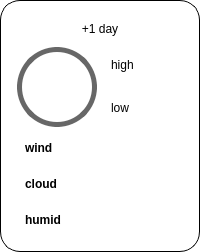
                      <widget class="QFrame" name="frame_15">
                       <property name="styleSheet">
                        <string notr="true">background-color: transparent;
color: #000000;
padding: 5px;
border-radius: 20px;
border: rgb(0, 0, 0);
border: 1px solid black;</string>
                       </property>
                       <property name="frameShape">
                        <enum>QFrame::Shape::StyledPanel</enum>
                       </property>
                       <property name="frameShadow">
                        <enum>QFrame::Shadow::Raised</enum>
                       </property>
                       <layout class="QGridLayout" name="gridLayout_2">
                        <item row="4" column="0" colspan="2">
                         <widget class="QLabel" name="forecast2_cloud_1">
                          <property name="minimumSize">
                           <size>
                            <width>0</width>
                            <height>30</height>
                           </size>
                          </property>
                          <property name="font">
                           <font>
                            <family>Segoe UI</family>
                            <pointsize>9</pointsize>
                            <bold>true</bold>
                           </font>
                          </property>
                          <property name="styleSheet">
                           <string notr="true">color: #000000;border: none;</string>
                          </property>
                          <property name="text">
                           <string>&lt;html&gt;&lt;head/&gt;&lt;body&gt;&lt;p&gt;cloud&lt;/p&gt;&lt;/body&gt;&lt;/html&gt;</string>
                          </property>
                         </widget>
                        </item>
                        <item row="1" column="1">
                         <widget class="QLabel" name="forecast2_high_1">
                          <property name="styleSheet">
                           <string notr="true">border:none;</string>
                          </property>
                          <property name="text">
                           <string>&lt;html&gt;&lt;head/&gt;&lt;body&gt;&lt;p&gt;high&lt;/p&gt;&lt;/body&gt;&lt;/html&gt;</string>
                          </property>
                         </widget>
                        </item>
                        <item row="0" column="0" colspan="2">
                         <widget class="QLabel" name="day_number_1">
                          <property name="styleSheet">
                           <string notr="true">border:none;</string>
                          </property>
                          <property name="text">
                           <string>&lt;html&gt;&lt;head/&gt;&lt;body&gt;&lt;p align=&quot;center&quot;&gt;+1 day&lt;/p&gt;&lt;/body&gt;&lt;/html&gt;</string>
                          </property>
                          <property name="alignment">
                           <set>Qt::AlignmentFlag::AlignCenter</set>
                          </property>
                         </widget>
                        </item>
                        <item row="2" column="1">
                         <widget class="QLabel" name="forecast2_low_1">
                          <property name="styleSheet">
                           <string notr="true">border:none;</string>
                          </property>
                          <property name="text">
                           <string>&lt;html&gt;&lt;head/&gt;&lt;body&gt;&lt;p&gt;low&lt;/p&gt;&lt;/body&gt;&lt;/html&gt;</string>
                          </property>
                         </widget>
                        </item>
                        <item row="1" column="0" rowspan="2">
                         <widget class="QFrame" name="frame_54">
                          <property name="minimumSize">
                           <size>
                            <width>80</width>
                            <height>80</height>
                           </size>
                          </property>
                          <property name="maximumSize">
                           <size>
                            <width>80</width>
                            <height>80</height>
                           </size>
                          </property>
                          <property name="styleSheet">
                           <string notr="true">padding: 5px;
border: 5px solid rgb(103, 103, 103);
border-radius: 40px;
color: rgb(252, 191, 130);</string>
                          </property>
                          <property name="frameShape">
                           <enum>QFrame::Shape::StyledPanel</enum>
                          </property>
                          <property name="frameShadow">
                           <enum>QFrame::Shadow::Raised</enum>
                          </property>
                          <layout class="QGridLayout" name="gridLayout_26">
                           <item row="0" column="0">
                            <widget class="QLabel" name="forecast2_icon_1">
                             <property name="minimumSize">
                              <size>
                               <width>40</width>
                               <height>40</height>
                              </size>
                             </property>
                             <property name="maximumSize">
                              <size>
                               <width>40</width>
                               <height>40</height>
                              </size>
                             </property>
                             <property name="styleSheet">
                              <string notr="true">border: none;
background: none;</string>
                             </property>
                             <property name="text">
                              <string/>
                             </property>
                             <property name="scaledContents">
                              <bool>true</bool>
                             </property>
                             <property name="alignment">
                              <set>Qt::AlignmentFlag::AlignCenter</set>
                             </property>
                            </widget>
                           </item>
                          </layout>
                         </widget>
                        </item>
                        <item row="3" column="0" colspan="2">
                         <widget class="QLabel" name="forecast2_wind_1">
                          <property name="minimumSize">
                           <size>
                            <width>0</width>
                            <height>30</height>
                           </size>
                          </property>
                          <property name="font">
                           <font>
                            <family>Segoe UI</family>
                            <pointsize>9</pointsize>
                            <bold>true</bold>
                           </font>
                          </property>
                          <property name="styleSheet">
                           <string notr="true">color: #000000;border: none;</string>
                          </property>
                          <property name="text">
                           <string>&lt;html&gt;&lt;head/&gt;&lt;body&gt;&lt;p&gt;wind&lt;/p&gt;&lt;/body&gt;&lt;/html&gt;</string>
                          </property>
                         </widget>
                        </item>
                        <item row="5" column="0" colspan="2">
                         <widget class="QLabel" name="forecast2_humid_1">
                          <property name="minimumSize">
                           <size>
                            <width>0</width>
                            <height>30</height>
                           </size>
                          </property>
                          <property name="font">
                           <font>
                            <family>Segoe UI</family>
                            <pointsize>9</pointsize>
                            <bold>true</bold>
                           </font>
                          </property>
                          <property name="styleSheet">
                           <string notr="true">color: #000000;border: none;</string>
                          </property>
                          <property name="text">
                           <string>&lt;html&gt;&lt;head/&gt;&lt;body&gt;&lt;p&gt;humid&lt;/p&gt;&lt;/body&gt;&lt;/html&gt;</string>
                          </property>
                         </widget>
                        </item>
                       </layout>
                      </widget>
